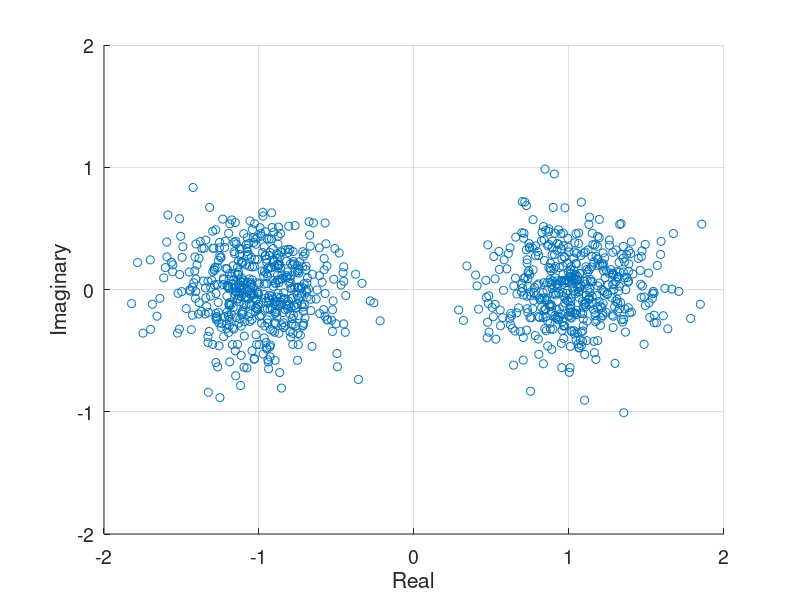

Write the MATLAB code that produced this figure. (Note: this script raises an error after producing the figure.)
clear all; close all; clc; pkg load communications;
% Task 1 Jaringan Akses Nirkabel
%% Rama Rahardi / 18117026

tic
%% initialization
sr=128000.0; % Symbol rate
ml=1;        % ml:Number of modulation levels (BPSK:ml=1, QPSK:ml=2, 16QAM:ml=4)
br=sr .* ml; % Bit rate
nd = 10^5;   % Number of symbols that simulates in each loop
fd = 30; %Hertz %doppler frequency
EbN0_awgn = [0:2:8];
EbN0_fading = [0:5:25];

%% data generation
data=rand(1,nd*ml)>0.5;

%% BPSK modulation
x1 = data*2-1;

%%%%%%%%%%%%%%%%%%%%%%%%%%%%%%%%%%%%%
%% AWGN Channel
%%%%%%%%%%%%%%%%%%%%%%%%%%%%%%%%%%%%%
EbN0 = EbN0_awgn;  # Eb/N0 in dB
for i = 1:length(EbN0)
  n = 1/sqrt(2)*[randn(1,nd) + j*randn(1,nd)]; % white gaussian noise, 0dB variance
  y1 = x1 + 10^(-EbN0(i)/20)*n;
  
  %% receiver decision (demodulation)
  y2 = real(y1)>0;
  
  %% error calculation
  error(i) = size(find([data- y2]),2);
end
%% BER Calculation AWGN
ber_awgn_sim = error/nd;
ber_awgn_theory = qfunc(sqrt(2*10.^(EbN0/10)));

%% plot konstelasi
figure;
scatter(real(y1(1:1e2:nd)), imag(y1(1:1e2:nd)));
grid on; axis([-2 2 -2 2]);
set(gca, 'fontsize', 14);
xlabel('Real');
ylabel('Imaginary');

%%%%%%%%%%%%%%%%%%%%%%%%%%%%%%%%%%%%%
%% Fading Channel
%%%%%%%%%%%%%%%%%%%%%%%%%%%%%%%%%%%%%
EbN0 = EbN0_fading;  # Eb/N0 in dB
for i = 1:length(EbN0)
  %fad = cxn(nd, 1);
  %fad = fading(nd, fd, 1/sr)';
  fad = fading2(nd, fd, 1/sr);
  n = 1/sqrt(2)*[randn(1,nd) + j*randn(1,nd)]; % white gaussian noise, 0dB variance
  y1 = x1.*fad + 10^(-EbN0(i)/20)*n;
  
  %% receiver decision (demodulation)
  %%% channel equalization
  y2 = y1./fad;
  y3 = real(y2)>0;
  
  %% error calculation
  error(i) = size(find([data- y3]),2);
end

%% BER Calculation AWGN
ber_fading_sim = error/nd;
ber_fading_theory = (1/2).*(1-sqrt(10.^(EbN0/10)./(10.^(EbN0/10)+1)));

%% plot konstelasi
figure;
scatter(real(y2(1:1e2:nd)), imag(y2(1:1e2:nd)));
grid on; axis([-2 2 -2 2]);
set(gca, 'fontsize', 14);
xlabel('Real');
ylabel('Imaginary');

lw = 'linewidth';
figure; 
hold on;
semilogy(EbN0_awgn, ber_awgn_theory, '--r',"marker", "x", lw, 1.75);
semilogy(EbN0_awgn, ber_awgn_sim, '-r', "marker", "*", lw, 1.75);
semilogy(EbN0_fading, ber_fading_theory, '--b',"marker", "x", lw, 1.75);
semilogy(EbN0_fading, ber_fading_sim, '-b', "marker", "*", lw, 1.75);
hold off;
ylim([-10^-4 10^0]);
h = legend('AWGN Theory','AWGN Simulated', 'AWGN Fading Theory','AWGN Fading Simulated', "location", 'NorthEast');
xlabel('Eb/N_0 (dB)');
ylabel('Bit Error Rate (P_e)');
legend boxoff;
set(gca, 'fontsize', 14);
set(h, 'fontsize', 14);
grid on;

toc